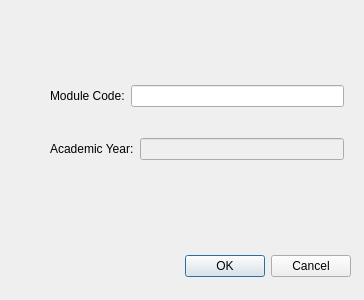
<?xml version="1.0" encoding="UTF-8"?>
<ui version="4.0">
 <class>Dialog</class>
 <widget class="QDialog" name="Dialog">
  <property name="geometry">
   <rect>
    <x>0</x>
    <y>0</y>
    <width>364</width>
    <height>300</height>
   </rect>
  </property>
  <property name="windowTitle">
   <string>Create New Module</string>
  </property>
  <widget class="QDialogButtonBox" name="buttonBox">
   <property name="geometry">
    <rect>
     <x>10</x>
     <y>250</y>
     <width>341</width>
     <height>32</height>
    </rect>
   </property>
   <property name="orientation">
    <enum>Qt::Horizontal</enum>
   </property>
   <property name="standardButtons">
    <set>QDialogButtonBox::Cancel|QDialogButtonBox::Ok</set>
   </property>
  </widget>
  <widget class="QWidget" name="layoutWidget">
   <property name="geometry">
    <rect>
     <x>50</x>
     <y>60</y>
     <width>294</width>
     <height>127</height>
    </rect>
   </property>
   <layout class="QVBoxLayout" name="verticalLayout">
    <item>
     <layout class="QHBoxLayout" name="horizontalLayout_4">
      <item>
       <widget class="QLabel" name="label_4">
        <property name="text">
         <string>Module Code:</string>
        </property>
       </widget>
      </item>
      <item>
       <widget class="QLineEdit" name="lineEdit"/>
      </item>
     </layout>
    </item>
    <item>
     <layout class="QHBoxLayout" name="horizontalLayout_3">
      <item>
       <widget class="QLabel" name="label_3">
        <property name="text">
         <string>Academic Year:</string>
        </property>
       </widget>
      </item>
      <item>
       <widget class="QLineEdit" name="lineEdit_academicYear">
        <property name="enabled">
         <bool>false</bool>
        </property>
        <property name="text">
         <string/>
        </property>
       </widget>
      </item>
     </layout>
    </item>
   </layout>
  </widget>
 </widget>
 <resources/>
 <connections>
  <connection>
   <sender>buttonBox</sender>
   <signal>accepted()</signal>
   <receiver>Dialog</receiver>
   <slot>accept()</slot>
   <hints>
    <hint type="sourcelabel">
     <x>248</x>
     <y>254</y>
    </hint>
    <hint type="destinationlabel">
     <x>157</x>
     <y>274</y>
    </hint>
   </hints>
  </connection>
  <connection>
   <sender>buttonBox</sender>
   <signal>rejected()</signal>
   <receiver>Dialog</receiver>
   <slot>reject()</slot>
   <hints>
    <hint type="sourcelabel">
     <x>316</x>
     <y>260</y>
    </hint>
    <hint type="destinationlabel">
     <x>286</x>
     <y>274</y>
    </hint>
   </hints>
  </connection>
 </connections>
</ui>
